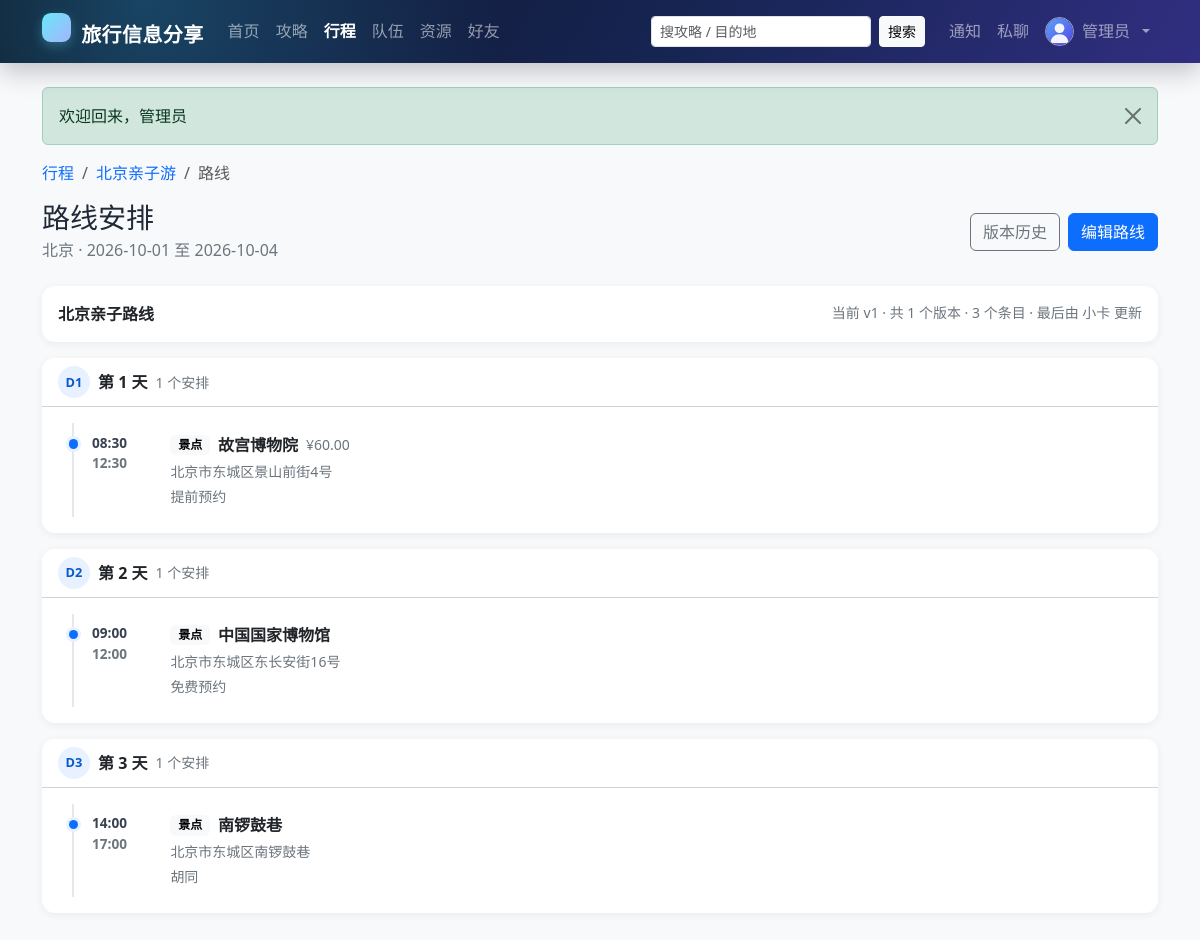
Screenshot of /route.php?trip_id=3 (signed in) with the database file from the repository.
### tables this page shows
CREATE TABLE `user` (
  `id`            INT UNSIGNED NOT NULL AUTO_INCREMENT COMMENT '用户ID',
  `username`      VARCHAR(50)  NOT NULL                COMMENT '登录名，唯一',
  `password_hash` VARCHAR(255) NOT NULL                COMMENT 'password_hash() 生成的密码散列',
  `nickname`      VARCHAR(50)  NOT NULL                COMMENT '昵称',
  `avatar`        VARCHAR(500) DEFAULT NULL             COMMENT '头像URL',
  `gender`        ENUM('unknown','male','female','other') NOT NULL DEFAULT 'unknown' COMMENT '性别',
  `email`         VARCHAR(100) DEFAULT NULL             COMMENT '邮箱，唯一（可为空）',
  `phone`         VARCHAR(20)  DEFAULT NULL             COMMENT '手机号',
  `intro`         VARCHAR(500) DEFAULT NULL             COMMENT '个人简介',
  `role`          ENUM('user','admin') NOT NULL DEFAULT 'user'   COMMENT '角色',
  `status`        ENUM('active','disabled') NOT NULL DEFAULT 'active' COMMENT '账号状态',
  `created_at`    DATETIME NOT NULL DEFAULT CURRENT_TIMESTAMP,
  `updated_at`    DATETIME NOT NULL DEFAULT CURRENT_TIMESTAMP ON UPDATE CURRENT_TIMESTAMP,
  PRIMARY KEY (`id`),
  UNIQUE KEY `uk_user_username` (`username`),
  UNIQUE KEY `uk_user_email` (`email`),
  KEY `idx_user_role_status` (`role`,`status`),
  KEY `idx_user_nickname` (`nickname`),
  CONSTRAINT `chk_user_username_len` CHECK (CHAR_LENGTH(`username`) BETWEEN 3 AND 50),
  CONSTRAINT `chk_user_nickname_len` CHECK (CHAR_LENGTH(`nickname`) BETWEEN 1 AND 50)
);

CREATE TABLE `trip` (
  `id`          INT UNSIGNED NOT NULL AUTO_INCREMENT,
  `owner_id`    INT UNSIGNED NOT NULL COMMENT '行程所有者',
  `title`       VARCHAR(100) NOT NULL,
  `destination` VARCHAR(100) NOT NULL,
  `start_date`  DATE NOT NULL,
  `end_date`    DATE NOT NULL,
  `budget`      DECIMAL(12,2) NOT NULL DEFAULT 0.00,
  `cover`       VARCHAR(500) DEFAULT NULL,
  `description` VARCHAR(1000) DEFAULT NULL,
  `visibility`  ENUM('private','team','public') NOT NULL DEFAULT 'private',
  `status`      ENUM('planning','ongoing','finished') NOT NULL DEFAULT 'planning',
  `created_at`  DATETIME NOT NULL DEFAULT CURRENT_TIMESTAMP,
  `updated_at`  DATETIME NOT NULL DEFAULT CURRENT_TIMESTAMP ON UPDATE CURRENT_TIMESTAMP,
  PRIMARY KEY (`id`),
  KEY `idx_trip_owner` (`owner_id`,`status`),
  KEY `idx_trip_destination` (`destination`),
  KEY `idx_trip_start` (`start_date`),
  CONSTRAINT `fk_trip_owner` FOREIGN KEY (`owner_id`) REFERENCES `user` (`id`) ON DELETE RESTRICT ON UPDATE CASCADE,
  CONSTRAINT `chk_trip_dates`  CHECK (`end_date` >= `start_date`),
  CONSTRAINT `chk_trip_budget` CHECK (`budget` >= 0)
);

CREATE TABLE `route` (
  `id`              INT UNSIGNED NOT NULL AUTO_INCREMENT,
  `trip_id`         INT UNSIGNED NOT NULL,
  `title`           VARCHAR(100) NOT NULL DEFAULT '行程路线',
  `current_version` INT UNSIGNED NOT NULL DEFAULT 1 COMMENT '当前版本号，乐观锁',
  `updated_by`      INT UNSIGNED NOT NULL COMMENT '最后更新人',
  `created_at`      DATETIME NOT NULL DEFAULT CURRENT_TIMESTAMP,
  `updated_at`      DATETIME NOT NULL DEFAULT CURRENT_TIMESTAMP ON UPDATE CURRENT_TIMESTAMP,
  PRIMARY KEY (`id`),
  UNIQUE KEY `uk_route_trip` (`trip_id`),
  KEY `idx_route_updated_by` (`updated_by`),
  CONSTRAINT `fk_route_trip`       FOREIGN KEY (`trip_id`)    REFERENCES `trip` (`id`) ON DELETE CASCADE ON UPDATE CASCADE,
  CONSTRAINT `fk_route_updated_by` FOREIGN KEY (`updated_by`) REFERENCES `user` (`id`) ON DELETE RESTRICT ON UPDATE CASCADE,
  CONSTRAINT `chk_route_version` CHECK (`current_version` >= 1)
);

CREATE TABLE `route_item` (
  `id`         INT UNSIGNED NOT NULL AUTO_INCREMENT,
  `route_id`   INT UNSIGNED NOT NULL,
  `version_no` INT UNSIGNED NOT NULL,
  `day_no`     TINYINT UNSIGNED NOT NULL COMMENT '第几天',
  `seq`        SMALLINT UNSIGNED NOT NULL COMMENT '当天顺序',
  `item_type`  ENUM('spot','food','hotel','traffic','other') NOT NULL DEFAULT 'spot',
  `title`      VARCHAR(100) NOT NULL,
  `address`    VARCHAR(255) DEFAULT NULL,
  `start_time` TIME DEFAULT NULL,
  `end_time`   TIME DEFAULT NULL,
  `cost`       DECIMAL(10,2) NOT NULL DEFAULT 0.00,
  `remark`     VARCHAR(500) DEFAULT NULL,
  `created_at` DATETIME NOT NULL DEFAULT CURRENT_TIMESTAMP,
  PRIMARY KEY (`id`),
  UNIQUE KEY `uk_route_item_seq` (`route_id`,`version_no`,`day_no`,`seq`),
  KEY `idx_route_item_version` (`route_id`,`version_no`,`day_no`),
  CONSTRAINT `fk_route_item_version` FOREIGN KEY (`route_id`,`version_no`)
    REFERENCES `route_version` (`route_id`,`version_no`) ON DELETE CASCADE ON UPDATE CASCADE,
  CONSTRAINT `chk_route_item_day`  CHECK (`day_no` >= 1),
  CONSTRAINT `chk_route_item_seq`  CHECK (`seq` >= 1),
  CONSTRAINT `chk_route_item_cost` CHECK (`cost` >= 0)
);

### app/helpers.php (called while the page is built, shortened)
<?php
function config(string $path, mixed $default = null): mixed
{
    $value = $GLOBALS['config'] ?? [];
    foreach (explode('.', $path) as $key) {
        $value = $value[$key];
    }
    return $value;
}
function e(mixed $value): string
{
    return htmlspecialchars((string) $value, ENT_QUOTES | ENT_SUBSTITUTE, 'UTF-8');
}
function url(string $path = ''): string
{
    $base = rtrim((string) config('site.base_url', ''), '/');
    return $base . '/' . ltrim($path, '/');
}
function query(string $key, mixed $default = ''): mixed
{
    $value = $_GET[$key] ?? $default;
    if (is_string($value)) {
        return trim($value);
    }
    return $value;
}
function flashes(): array
{
    $items = $_SESSION['flash'] ?? [];
    return $items;
}
function format_date(?string $value): string
{
    $ts = strtotime($value);
    return $ts ? date('Y-m-d', $ts) : $value;
}
function money(float|int|string|null $value): string
{
    return number_format((float) $value, 2);
}
function excerpt(?string $text, int $length = 90): string
{
    $plain = trim(strip_tags((string) $text));
    if (mb_strlen($plain, 'UTF-8') <= $length) {
        return $plain;
    }
    return mb_substr($plain, 0, $length, 'UTF-8') . '…';
}
function avatar_url(?string $avatar): string
{
    return url('/assets/avatar.svg');
}

### app/auth.php (called while the page is built, shortened)
<?php
function current_user(): ?array
{
    static $cache = [];
    $id = (int) $_SESSION['user_id'];
    if (array_key_exists($id, $cache)) {
        return $cache[$id];
    }
    $user = db_one(
        'SELECT * FROM `user` WHERE `id` = ? AND `status` = "active" LIMIT 1',
        [$id]
    );
    return $cache[$id] = $user;
}
function is_admin(): bool
{
    $user = current_user();
    return $user !== null && $user['role'] === 'admin';
}
function can_edit_route(int $tripId): bool
{
    $user = current_user();
    if (is_admin()) {
        return true;
    }
    $team = db_one('SELECT `id`, `leader_id` FROM `team` WHERE `trip_id` = ?', [$tripId]);
    return (int) $team['leader_id'] === (int) $user['id'] || is_team_member((int) $team['id']);
}

### app/db.php (called while the page is built, shortened)
<?php
function db(): PDO
{
    static $pdo = null;
    if ($pdo instanceof PDO) {
        return $pdo;
    }
    $c = config('db');
    $dsn = sprintf(
        'mysql:host=%s;port=%d;dbname=%s;charset=%s',
        $c['host'],
        (int) $c['port'],
        $c['name'],
        $c['charset']
    );
    $pdo = new PDO($dsn, $c['user'], $c['pass'], [
        PDO::ATTR_ERRMODE            => PDO::ERRMODE_EXCEPTION,
        PDO::ATTR_DEFAULT_FETCH_MODE => PDO::FETCH_ASSOC,
        PDO::ATTR_EMULATE_PREPARES   => false,
        PDO::ATTR_STRINGIFY_FETCHES  => false,
    ]);
    $pdo->exec("SET time_zone = '+08:00'");
    return $pdo;
}
function db_all(string $sql, array $params = []): array
{
    $stmt = db()->prepare($sql);
    $stmt->execute($params);
    return $stmt->fetchAll();
}
function db_one(string $sql, array $params = []): ?array
{
    $stmt = db()->prepare($sql);
    $stmt->execute($params);
    $row = $stmt->fetch();
    return $row === false ? null : $row;
}

### public/route.php (the view, shortened to what this page needs)
<?php
$tripId = (int) query('trip_id');
$trip = db_one('SELECT * FROM `trip` WHERE `id` = ? LIMIT 1', [$tripId]);
$me = current_user();
$route = db_one(
    'SELECT r.*, u.`nickname` AS `editor_nickname`
     FROM `route` r LEFT JOIN `user` u ON u.`id` = r.`updated_by`
     WHERE r.`trip_id` = ? LIMIT 1',
    [$tripId]
);
$items = [];
$versions = [];
if ($route !== null) {
    $items = db_all(
        'SELECT * FROM `route_item` WHERE `route_id` = ? AND `version_no` = ? ORDER BY `day_no`, `seq`',
        [(int) $route['id'], (int) $route['current_version']]
    );
    $versions = db_all('SELECT * FROM `route_version` WHERE `route_id` = ? ORDER BY `version_no` DESC', [(int) $route['id']]);
}
$days = [];
foreach ($items as $item) {
    $days[(int) $item['day_no']][] = $item;
}
$typeLabels = ['spot' => '景点', 'food' => '美食', 'hotel' => '住宿', 'traffic' => '交通', 'other' => '其他'];
$activeNav = 'trips';
require APP_ROOT . '/app/views/header.php';
?>
<nav aria-label="breadcrumb">
    <ol class="breadcrumb small">
        <li class="breadcrumb-item"><a href="<?= e(url('/trips.php')) ?>">行程</a></li>
        <li class="breadcrumb-item"><a href="<?= e(url('/trip.php?id=' . $tripId)) ?>"><?= e(excerpt($trip['title'], 20)) ?></a></li>
        <li class="breadcrumb-item active">路线</li>
    </ol>
</nav>
<div class="d-flex flex-column flex-sm-row justify-content-between align-items-sm-center gap-2 mb-4">
    <div>
        <h1 class="h3 mb-1">路线安排</h1>
        <p class="text-secondary mb-0"><?= e($trip['destination']) ?> · <?= e(format_date($trip['start_date'])) ?> 至 <?= e(format_date($trip['end_date'])) ?></p>
    </div>
    <div class="d-flex gap-2">
        <a class="btn btn-outline-secondary" href="<?= e(url('/route_history.php?trip_id=' . $tripId)) ?>">版本历史</a>
        <?php if (can_edit_route($tripId)): ?>
            <a class="btn btn-primary" href="<?= e(url('/route_edit.php?trip_id=' . $tripId)) ?>">编辑路线</a>
        <?php endif; ?>
    </div>
</div>
<?php if ($route === null): ?>
    <div class="alert alert-light border">还没有路线。<?php if (can_edit_route($tripId)): ?><a href="<?= e(url('/route_edit.php?trip_id=' . $tripId)) ?>">现在添加</a><?php endif; ?></div>
<?php else: ?>
    <div class="card border-0 shadow-sm mb-3">
        <div class="card-body d-flex flex-wrap justify-content-between gap-2">
            <div class="fw-semibold"><?= e($route['title']) ?></div>
            <div class="small text-secondary">当前 v<?= (int) $route['current_version'] ?> · 共 <?= count($versions) ?> 个版本 · <?= count($items) ?> 个条目 · 最后由 <?= e($route['editor_nickname'] ?? '') ?> 更新</div>
        </div>
    </div>
<?php endif; ?>
<?php foreach ($days as $dayNo => $dayItems): ?>
    <div class="card border-0 shadow-sm mb-3">
        <div class="card-header bg-white d-flex align-items-center gap-2">
            <span class="route-day-badge">D<?= (int) $dayNo ?></span>
            <span class="fw-semibold">第 <?= (int) $dayNo ?> 天</span>
            <span class="small text-secondary"><?= count($dayItems) ?> 个安排</span>
        </div>
        <div class="card-body">
            <div class="route-timeline">
                <?php foreach ($dayItems as $item): ?>
                    <div class="route-item">
                        <div class="route-time"><?= e($item['start_time'] !== null ? substr((string) $item['start_time'], 0, 5) : '—') ?><?php if (!empty($item['end_time'])): ?><br><span class="text-secondary"><?= e(substr((string) $item['end_time'], 0, 5)) ?></span><?php endif; ?></div>
                        <div class="flex-grow-1">
                            <div class="d-flex flex-wrap align-items-center gap-2">
                                <span class="badge text-bg-light"><?= e($typeLabels[$item['item_type']] ?? $item['item_type']) ?></span>
                                <strong><?= e($item['title']) ?></strong>
                                <?php if ((float) $item['cost'] > 0): ?><span class="small text-secondary">¥<?= money($item['cost']) ?></span><?php endif; ?>
                            </div>
                            <?php if (!empty($item['address'])): ?><div class="small text-secondary mt-1"><?= e($item['address']) ?></div><?php endif; ?>
                            <?php if (!empty($item['remark'])): ?><div class="small text-secondary mt-1"><?= e($item['remark']) ?></div><?php endif; ?>
                        </div>
                    </div>
                <?php endforeach; ?>
            </div>
        </div>
    </div>
<?php endforeach; ?>
<?php require APP_ROOT . '/app/views/footer.php'; ?>

### app/views/header.php (shortened to what this page needs)
<?php
$me = current_user();
$activeNav = $activeNav ?? '';
$q = (string) ($_GET['q'] ?? '');
?>
<!doctype html>
<html lang="zh-CN">
<head>
    <link rel="stylesheet" href="<?= e(url('/assets/bootstrap.min.css')) ?>">
    <link rel="stylesheet" href="<?= e(url('/assets/style.css')) ?>">
</head>
<body class="d-flex flex-column min-vh-100 bg-body-tertiary">
<nav class="navbar navbar-expand-lg navbar-dark app-navbar sticky-top">
    <div class="container">
        <a class="navbar-brand fw-bold" href="<?= e(url('/index.php')) ?>">
            <span class="brand-mark"></span> 旅行信息分享
        </a>
        <div class="collapse navbar-collapse" id="mainNav">
            <ul class="navbar-nav me-auto mb-2 mb-lg-0">
                <li class="nav-item"><a class="nav-link <?= $activeNav === 'home' ? 'active' : '' ?>" href="<?= e(url('/index.php')) ?>">首页</a></li>
                <li class="nav-item"><a class="nav-link <?= $activeNav === 'guides' ? 'active' : '' ?>" href="<?= e(url('/guides.php')) ?>">攻略</a></li>
                <li class="nav-item"><a class="nav-link <?= $activeNav === 'trips' ? 'active' : '' ?>" href="<?= e(url('/trips.php')) ?>">行程</a></li>
                <li class="nav-item"><a class="nav-link <?= $activeNav === 'teams' ? 'active' : '' ?>" href="<?= e(url('/teams.php')) ?>">队伍</a></li>
                <li class="nav-item"><a class="nav-link <?= $activeNav === 'resources' ? 'active' : '' ?>" href="<?= e(url('/resources.php')) ?>">资源</a></li>
                <?php if ($me !== null): ?>
                    <li class="nav-item"><a class="nav-link <?= $activeNav === 'friends' ? 'active' : '' ?>" href="<?= e(url('/friends.php')) ?>">好友</a></li>
                <?php endif; ?>
            </ul>
            <form class="d-flex me-lg-3 my-2 my-lg-0" role="search" action="<?= e(url('/guides.php')) ?>" method="get">
                <input class="form-control form-control-sm me-2" type="search" name="q" value="<?= e($q) ?>" placeholder="搜攻略 / 目的地" aria-label="搜索攻略">
                <button class="btn btn-sm btn-light" type="submit">搜索</button>
            </form>
            <ul class="navbar-nav align-items-lg-center">
                <?php if ($me !== null): ?>
                    <li class="nav-item">
                        <a class="nav-link position-relative" href="<?= e(url('/notifications.php')) ?>" title="通知">
                            通知
                        </a>
                    </li>
                    <li class="nav-item">
                        <a class="nav-link position-relative" href="<?= e(url('/messages.php')) ?>" title="私聊">
                            私聊
                        </a>
                    </li>
                    <li class="nav-item dropdown">
                        <a class="nav-link dropdown-toggle d-flex align-items-center gap-2" href="#" role="button" data-bs-toggle="dropdown" aria-expanded="false">
                            <img src="<?= e(avatar_url($me['avatar'])) ?>" alt="" class="rounded-circle nav-avatar">
                            <span><?= e($me['nickname']) ?></span>
                        </a>
                    </li>
                <?php else: ?>
                    <li class="nav-item"><a class="nav-link" href="<?= e(url('/login.php')) ?>">登录</a></li>
                    <li class="nav-item"><a class="btn btn-sm btn-light ms-lg-2" href="<?= e(url('/register.php')) ?>">注册</a></li>
                <?php endif; ?>
            </ul>
        </div>
    </div>
</nav>
<main class="container py-4 flex-grow-1">
    <?php foreach (flashes() as $item): ?>
        <div class="alert alert-<?= e($item['type']) ?> alert-dismissible fade show" role="alert">
            <?= e($item['message']) ?>
            <button type="button" class="btn-close" data-bs-dismiss="alert" aria-label="关闭"></button>
        </div>
    <?php endforeach; ?>

### rows the page displays
user: nickname "管理员"
trip: title "北京亲子游", destination "北京", start_date "2026-10-01", end_date "2026-10-04"
route: title "北京亲子路线", current_version "1", updated_by.nickname "小卡"
route_item: start_time "08:30", end_time "12:30", item_type "景点", title "故宫博物院", cost "60.00", address "北京市东城区景山前街4号", remark "提前预约"
route_item: start_time "09:00", end_time "12:00", item_type "景点", title "中国国家博物馆", address "北京市东城区东长安街16号", remark "免费预约"
route_item: start_time "14:00", end_time "17:00", item_type "景点", title "南锣鼓巷", address "北京市东城区南锣鼓巷", remark "胡同"

### other values shown
$item['message'] "欢迎回来，管理员"
count($versions) "1"
count($items) "3"
$dayNo "1"
count($dayItems) "1"
$dayNo "2"
$dayNo "3"
